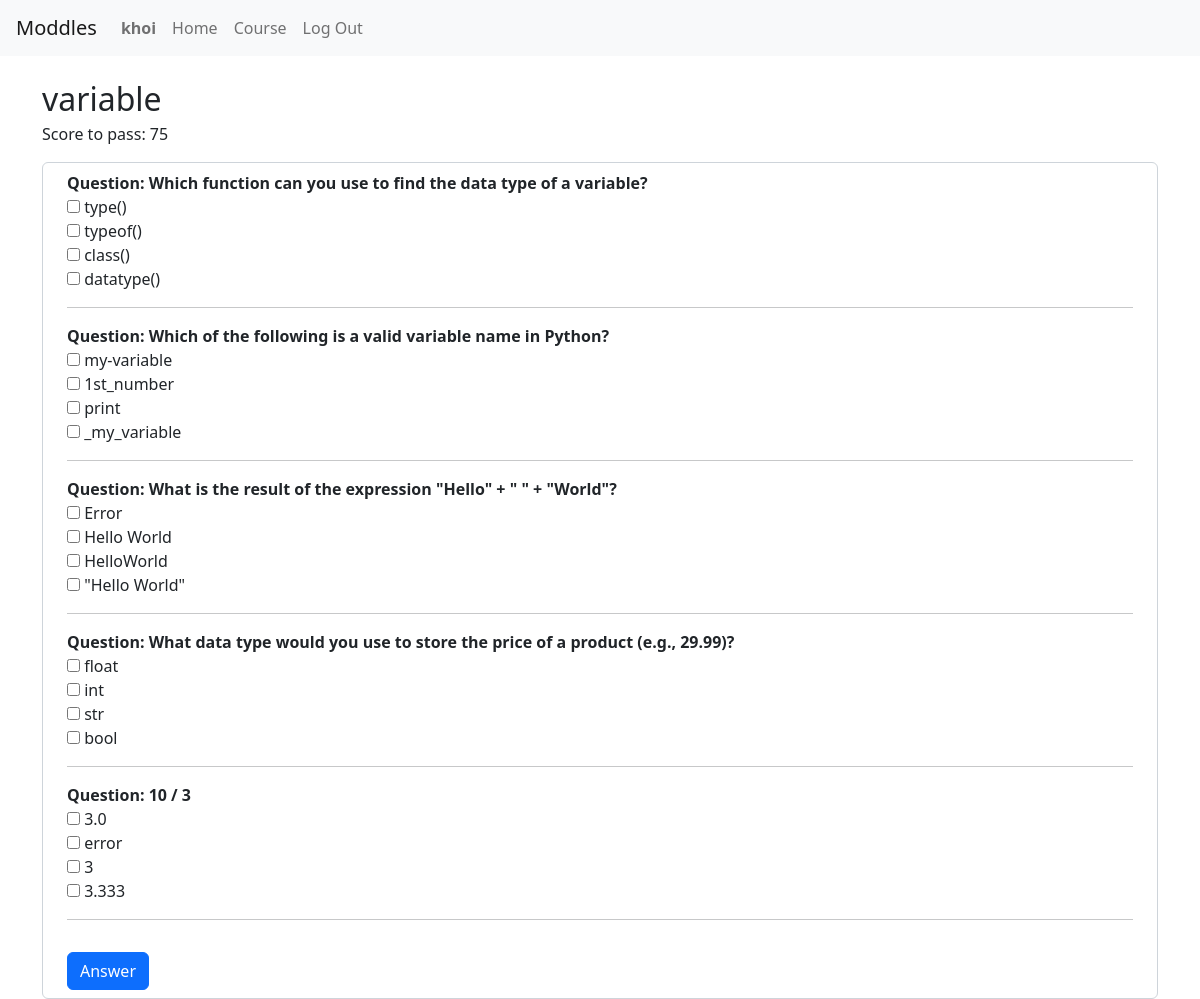
The page /course/2/addquiz/3/ (signed in) on the database its author committed.
### final_project/models.py (models this page shows, shortened)
class User(AbstractUser):
    full_name = models.CharField(max_length=255)
    ROLE_CHOICES = [
         ('student', 'Student'),
         ('teacher', 'Teacher')
    ]
    role = models.CharField(max_length=10, choices=ROLE_CHOICES)

### quizes/models.py (models this page shows, shortened)
class Quiz(models.Model):
    name = models.CharField(max_length=100)
    number_of_question = models.IntegerField(default=1)
    required_score_to_pass = models.IntegerField()
    difficulty = models.CharField(max_length=20, choices=DIFF_CHOICES)
    lecture = models.ForeignKey(Lecture, on_delete=models.CASCADE, related_name="quiz_of_lecture")
    def get_questions(self):
        questions = list(self.question.all())
        random.shuffle(questions)
        return questions

class Question(models.Model):
    text = models.CharField(max_length=200)
    quiz = models.ForeignKey(Quiz, on_delete=models.CASCADE, related_name="question")
    def get_answer(self):
        answers = list(self.answer.all())
        random.shuffle(answers)
        return answers

class Answer(models.Model):
    text = models.CharField(max_length=200)
    correct = models.BooleanField(default=False)
    question = models.ForeignKey(Question, on_delete=models.CASCADE, related_name="answer")

### quizes/views.py (the view)
# urls.py: path("<int:quiz_id>/", views.quiz_view, name="quiz_view"),
def quiz_view(request, lecture_id, quiz_id):
    if request.method == "GET":
        try:
            lecture = Lecture.objects.get(id=lecture_id)
            quiz = Quiz.objects.get(lecture=lecture, id=quiz_id)
            questions_quiz = quiz.get_questions()
            print (f"lectureID: ", lecture_id)
            return render(request, 'quiz/quize.html', {
                'quiz': quiz,
                'questions': questions_quiz,
                'quiz_id': quiz_id,
                'lecture_id': lecture_id,
            })
        except Quiz.DoesNotExist:
            return HttpResponseNotFound("Quiz not found")

### quizes/templates/quiz/quize.html (shortened to what this page needs)
{% extends "quiz/layout.html" %}
{% block body %}
    <div class="container mt-4">
        <h2 class="mb-1">{{ quiz.name }}</h2>
        <p class="mb-3">Score to pass: {{ quiz.required_score_to_pass }}</p>
        <form class="form-control px-4 py-2" id="quiz_form" method="POST"
        data-lecture-id="{{ lecture_id }}" data-quiz-id="{{ quiz_id }}">
            {% for question in questions %}
                    <b class="mb-2 question">Question: {{ question.text }}</b>
                    {% for answer in question.get_answer %}
                    <div>
                        <input type="checkbox" class="answer" id="{{ question.id }}-{{ answer.id }}" name="{{ question.text }}" value="{{ answer.text }}">
                        <label for="{{ question.id }}-{{ answer.id }}">{{ answer.text }}</label>
                    </div>
                    {% endfor %}
                <hr class="my-3">
            {% endfor %}
            <input type="submit" class="btn btn-primary mt-3" value="Answer">
        </form>
    </div>
{%endblock %}

### quizes/templates/quiz/layout.html (shortened to what this page needs)
{% load static %}
<!DOCTYPE html>
<html lang="en">
    <head>
        <link href="https://cdn.jsdelivr.net/npm/select2@4.1.0-rc.0/dist/css/select2.min.css" rel="stylesheet" />
        <link href="https://cdn.jsdelivr.net/npm/bootstrap@5.2.3/dist/css/bootstrap.min.css" rel="stylesheet">
        <link href="{% static 'project/styles.css' %}" rel="stylesheet" />
    </head>
    <body>
        <nav class="navbar navbar-expand-lg navbar-light bg-light px-3">
          <a class="navbar-brand" href="{% url 'index' %}">Moddles</a>
          <div>
            <ul class="navbar-nav mr-auto">
              {% if user.is_authenticated %}
              <li class="nav-item">
                <a class="nav-link" href="#">
                  <strong>{{ user.username }}</strong>
                </a>
              </li>
              <li class="nav-item">
                <a id="index" class="nav-link" href="{% url 'index' %}">Home</a>
              </li>
              <li class="nav-item">
                <a id="course" class="nav-link" href="#">Course</a>
              </li>
              <li class="nav-item">
                <a class="nav-link" href="{% url 'logout' %}">Log Out</a>
              </li>
              {% endif %}
            </ul>
          </div>
        </nav>
        <div class="body">{% block body %} {% endblock %}</div>
      </body>
</html>

### rows shown on the page
User: username "khoi"
Quiz: name "variable", required_score_to_pass "75"
Question: text "Which function can you use to find the data type of a variable?"
Answer: text "type()"
Answer: text "typeof()"
Answer: text "class()"
Answer: text "datatype()"
Question: text "Which of the following is a valid variable name in Python?"
Answer: text "my-variable"
Answer: text "1st_number"
Answer: text "print"
Answer: text "_my_variable"
Question: text "What is the result of the expression \"Hello\" + \" \" + \"World\"?"
Answer: text "Error"
Answer: text "Hello World"
Answer: text "HelloWorld"
Answer: text "\"Hello World\""
Question: text "What data type would you use to store the price of a product (e.g., 29.99)?"
Answer: text "float"
Answer: text "int"
Answer: text "str"
Answer: text "bool"
Question: text "10 / 3"
Answer: text "3.0"
Answer: text "error"
Answer: text "3"
Answer: text "3.333"
